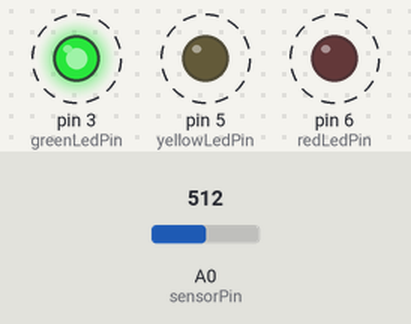
Simulated run of this sketch. Board: Arduino Uno, built with avr-gcc and run on an emulated ATmega328P. Shown: output pins drawn as LEDs (lit = HIGH). Dashed ring = blinking. Inputs (shaded band) come from the test bench; at power-on: A0 (sensorPin) = 512.

Above: at 1.25 s.
1.3 s: A0 (sensorPin) set to 484
At 1.8 s:
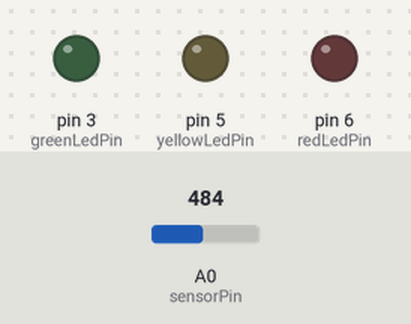
2.8 s: A0 (sensorPin) set to 510
At 3.1 s:
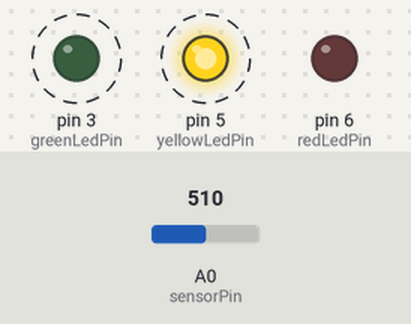
5.8 s: A0 (sensorPin) set to 490
At 6.5 s:
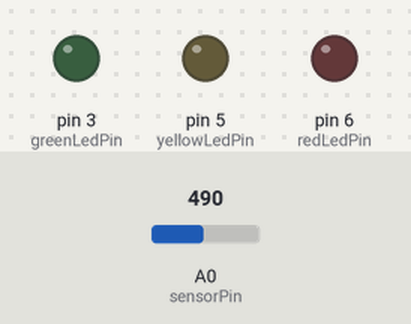
7.3 s: A0 (sensorPin) set to 511
At 7.4 s:
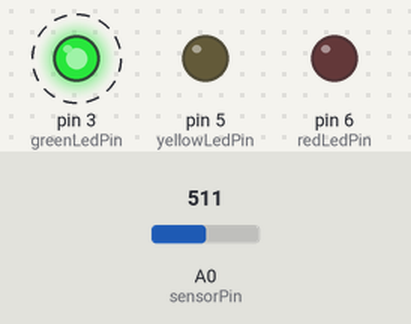
Timing chart, 0 to 11.3 s (numbered marks = the images above; inputs shaded):
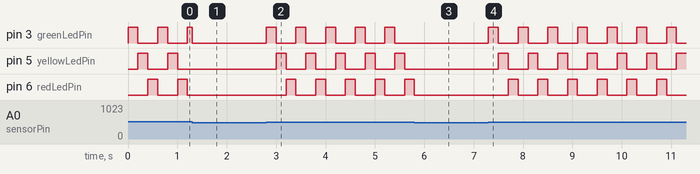

The sketch:

_09_ThresholdAsSwitch.ino
```cpp
/*
 Sensor Threshold

 Behavior:
 This code reads the ambient light using a photocell and changes the speed
 the
 ligts are blinking through their pattern based on that speed. It makes
 this check
 only right before the green light turns on.

 Circuit:
 * Pin 3: LED, anode to microcontroller, 330 Ohm resistor from
 cathode to ground
 * Pin 3: red LED, anode to microcontroller, 330 Ohm resistor from
 cathode to ground
 * Pin 5: yellow LED, anode to microcontroller, 330 Ohm resistor from
 cathode to ground
 * Pin 6: green LED, anode to microcontroller, 330 Ohm resistor from
 cathode to ground
 * Pin A0: Attach one lead of a photocell to 5V and another to a 10k Ohm
 resistor that is connected to ground. Connect the Arduino sensor pin to
 the photocell lead that is also attached to the 10k Ohm resistor.

 photocell
 _________     ____(/\/\/\)--|5V+
 |         |    |
 | Arduino |    |
 |       A0|-----
 |         |    |   10k Ohm
 |         |    |---/\/\/\-----|l> GND
 |         |
 |         |    LED     330 Ohm
 |     PIN3|----(>|)----/\/\/\----|l> GND
 |         |
 |         |    LED     330 Ohm
 |     PIN5|----(>|)----/\/\/\----|l> GND
 |         |
 |         |    LED     330 Ohm
 |     PIN6|----(>|)----/\/\/\----|l> GND
 |_________|

 (ADVANCED QUESTION: what happens if you switch the 10kOhm resistor and the
 photocell? )

 Loosely based on "Knock" Example Code included w/ Arduino 1.0.5.
 Adapted by Carlyn Maw 2013

 */

//////////////////////////////////////////////////////////////////////
///////////// USER DEFINED CONSTANTS & STARTING VALUES ///////////////

//where the led is
const int redLedPin = 6;
const int yellowLedPin = 5;
const int greenLedPin = 3;

//where the sensor is, and its typical range
const int sensorPin = A0;

const int speedMultiplier = 200; //what the sensor value is multiplied
//by to calculate the delay times

const int thresholdValue = 500; //manual choice.

//////////////////////////////////////////////////////////////////////

//variables, value determined by the code

int sensorValue = 0;      // holds the sensor reading, max range 0 to 1023

unsigned long ellapsedMillis = 0;
unsigned long currentMillis = 0;

unsigned long lastFlipMillis = 0;  // will store last time LED was updated

int redLedState = LOW;       // ledState used to set the LED
int yellowLedState = LOW;
int greenLedState = LOW;


// ------------------------------------------------------------------- SETUP
// the setup routine runs once when you press reset
void setup() {

  // initialize serial communication at 9600 bits per second:
  Serial.begin(9600);

  // initialize the digital pin as an output:
  pinMode(redLedPin, OUTPUT);
  pinMode(yellowLedPin, OUTPUT);
  pinMode(greenLedPin, OUTPUT);

  //make sure everyone starts off
  digitalWrite(greenLedPin, LOW);
  digitalWrite(yellowLedPin, LOW);
  digitalWrite(redLedPin, LOW);
}

// -------------------------------------------------------------------- LOOP
void loop() {

  //POLL THE ENVIRONMENT

  //get the time at the start of the loop
  currentMillis = millis();
  ellapsedMillis = currentMillis - lastFlipMillis;

  // read the analog input and store the value in sensorValue
  sensorValue = analogRead(sensorPin);

  //just incase needs to be debugged.
  //Serial.println(sensorValue);
  //delay(10);
  //CHECK IT AGAINST WHAT YOU ARE LOOKING FOR

  if (sensorValue > thresholdValue) {
    setLEDStates();
  }
  else {
    greenLedState = LOW;
    yellowLedState = LOW;
    redLedState = LOW;
  }

  //Update the LEDs
  digitalWrite(greenLedPin, greenLedState);
  digitalWrite(yellowLedPin, yellowLedState);
  digitalWrite(redLedPin, redLedState);

}
// ---------------------------------------------------------------- END LOOP


// ---------------------------------------------------------- setLEDStates()
void setLEDStates() {
  //From the previous code - but now sensorVar has been taken out of the calculation.
  unsigned long speedMillis = 3 * speedMultiplier;
  unsigned long bracketOneMillis = speedMillis/3;
  unsigned long bracketTwoMillis = 2*bracketOneMillis;  // same as 2/3 * speedMillis
  unsigned long bracketThreeMillis = speedMillis;       //same as 3/3 * speedMillis


    //determines what bracket we're in, lights the LEDS accordingly.
  if (ellapsedMillis <= bracketOneMillis) {
    greenLedState = HIGH;
    yellowLedState = LOW;
    redLedState = LOW;
  }
  else if (ellapsedMillis <= bracketTwoMillis && ellapsedMillis > bracketOneMillis) {
    greenLedState = LOW;
    yellowLedState = HIGH;
    redLedState = LOW;
  }
  else if (ellapsedMillis <= bracketThreeMillis && ellapsedMillis > bracketTwoMillis ) {
    greenLedState = LOW;
    yellowLedState = LOW;
    redLedState = HIGH;
  }
  else {
    lastFlipMillis = currentMillis;
    greenLedState = LOW;
    yellowLedState = LOW;
    redLedState = LOW;
  }
}
```

Measured:
- the behaviour switches between 501 and 500 on A0 (sensorPin) (found by bisection; images 0 and 1)
- after the input at 1.3 s, pin 5 (yellowLedPin), pin 6 (redLedPin): stops changing and stays LOW
- after the input at 2.8 s, pin 3 (greenLedPin): alternates HIGH for 0.20 s and LOW for 0.40 s, starting at once; pin 5 (yellowLedPin): alternates HIGH for 0.20 s and LOW for 0.40 s, starting after 0.20 s; pin 6 (redLedPin): alternates HIGH for 0.20 s and LOW for 0.40 s, starting after 0.40 s
- after the input at 5.8 s, pin 3 (greenLedPin), pin 5 (yellowLedPin): stops changing and stays LOW; pin 6 (redLedPin): goes on until 5.8 s, then stays LOW
- after the input at 7.3 s, pin 3 (greenLedPin): alternates HIGH for 0.20 s and LOW for 0.40 s, starting at once; pin 5 (yellowLedPin): alternates HIGH for 0.20 s and LOW for 0.40 s, starting after 0.20 s; pin 6 (redLedPin): alternates HIGH for 0.20 s and LOW for 0.40 s, starting after 0.40 s
- by itself, pin 5 (yellowLedPin), pin 6 (redLedPin): alternates HIGH for 0.20 s and LOW for 0.40 s
